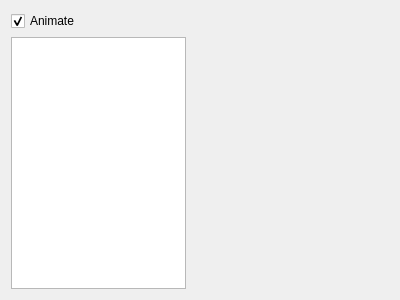
<?xml version="1.0" encoding="UTF-8"?>
<ui version="4.0">
 <class>SpriteComponentWidget</class>
 <widget class="QWidget" name="SpriteComponentWidget">
  <property name="geometry">
   <rect>
    <x>0</x>
    <y>0</y>
    <width>400</width>
    <height>300</height>
   </rect>
  </property>
  <property name="windowTitle">
   <string>Form</string>
  </property>
  <layout class="QVBoxLayout" name="verticalLayout">
   <item>
    <widget class="QCheckBox" name="checkAnimate">
     <property name="text">
      <string>Animate</string>
     </property>
     <property name="checked">
      <bool>true</bool>
     </property>
    </widget>
   </item>
   <item>
    <widget class="QWidget" name="widget_2" native="true">
     <layout class="QHBoxLayout" name="horizontalLayout">
      <property name="leftMargin">
       <number>0</number>
      </property>
      <property name="topMargin">
       <number>0</number>
      </property>
      <property name="rightMargin">
       <number>0</number>
      </property>
      <property name="bottomMargin">
       <number>0</number>
      </property>
      <item>
       <widget class="QTreeView" name="treeAnimations">
        <property name="maximumSize">
         <size>
          <width>175</width>
          <height>16777215</height>
         </size>
        </property>
       </widget>
      </item>
      <item>
       <widget class="QLabel" name="labelImage">
        <property name="minimumSize">
         <size>
          <width>100</width>
          <height>0</height>
         </size>
        </property>
        <property name="text">
         <string/>
        </property>
       </widget>
      </item>
     </layout>
    </widget>
   </item>
  </layout>
  <action name="actionAdd">
   <property name="text">
    <string>Add</string>
   </property>
   <property name="shortcut">
    <string>Ins</string>
   </property>
  </action>
  <action name="actionDelete">
   <property name="text">
    <string>Delete</string>
   </property>
   <property name="shortcut">
    <string>Del</string>
   </property>
  </action>
  <action name="actionAddAnimation">
   <property name="text">
    <string>Add</string>
   </property>
   <property name="shortcut">
    <string>Ins</string>
   </property>
  </action>
 </widget>
 <resources/>
 <connections/>
</ui>
